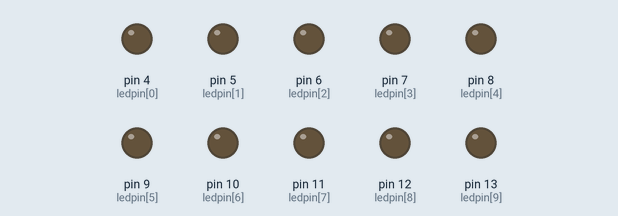
This sketch was run on a simulated Arduino Uno, built with avr-gcc and run on an emulated ATmega328P. On the bench: output pins drawn as LEDs (lit = HIGH).

Above: at 0.03 s.
At 0.42 s:
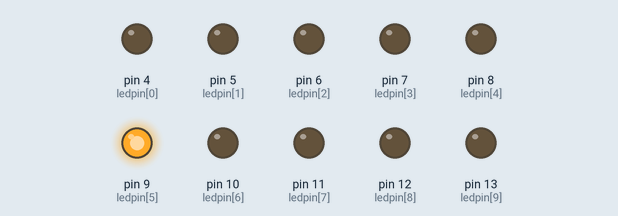
At 0.75 s:
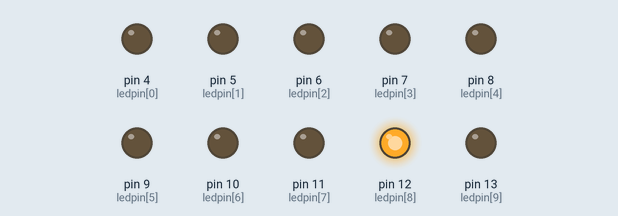
At 1.48 s:
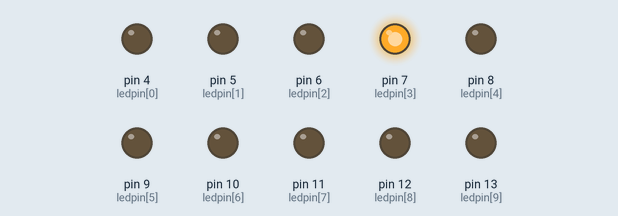
At 2.21 s:
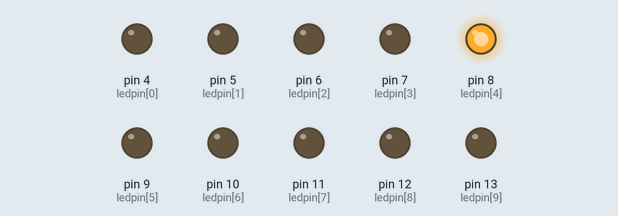
At 2.93 s:
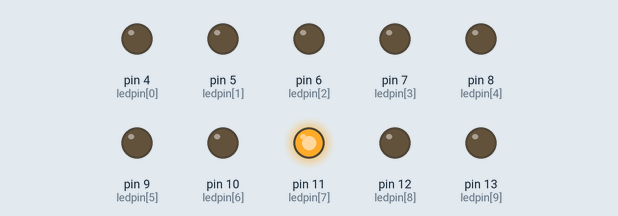
Timing chart, 0 to 3.2 s (numbered marks = the images above):
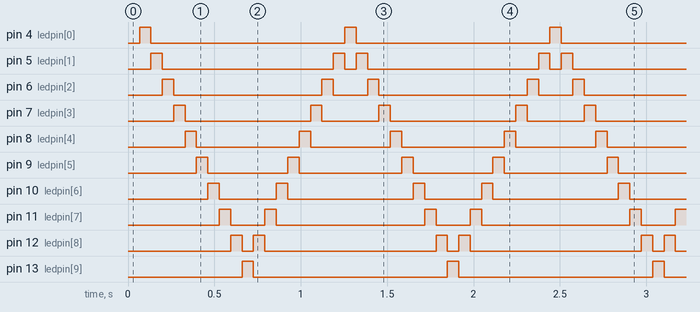

The sketch:

LED_Chase_Effect.ino
```cpp
// Project 5 LED Chases Effect

byte ledpin[]={4,5,6,7,8,9,10,11,12,13}; //Create array for LED pins
int leddelay=65;
int direction=1;
int currentled=0;
unsigned long changetime;

void setup() {
  for (int x=0; x<10; x++){
    pinMode(ledpin[x],OUTPUT);
  }
  changetime=millis();
}

void loop() {
  if(millis()-changetime >leddelay){
    changeled();
    changetime=millis();
  }
}

void changeled(){
  for(int x=0; x<10; x++){    //Tunr off all the LED's
    digitalWrite(ledpin[x], LOW);
  }
  digitalWrite(ledpin[currentled], HIGH);   //Turn on the current LED
  currentled += direction;          // increment by the direction value

  //change direction if we reach the end
  if(currentled == 9){direction = -1;}
  if(currentled == 0) {direction =1;}
}
```

Measured:
- by itself, pin 4 (ledpin[0]), pin 13 (ledpin[9]): alternates HIGH for 0.07 s and LOW for 1.1 s
- by itself, pin 5 (ledpin[1]): repeats every 1.2 s: LOW 0.99 s, HIGH 0.07 s, LOW 0.07 s, HIGH 0.07 s
- by itself, pin 6 (ledpin[2]): repeats every 1.2 s: LOW 0.86 s, HIGH 0.07 s, LOW 0.20 s, HIGH 0.07 s
- by itself, pin 7 (ledpin[3]): repeats every 1.2 s: LOW 0.73 s, HIGH 0.07 s, LOW 0.33 s, HIGH 0.07 s
- by itself, pin 8 (ledpin[4]): repeats every 1.2 s: LOW 0.59 s, HIGH 0.07 s, LOW 0.46 s, HIGH 0.07 s
- by itself, pin 9 (ledpin[5]): repeats every 1.2 s: LOW 0.46 s, HIGH 0.07 s, LOW 0.59 s, HIGH 0.07 s
- by itself, pin 10 (ledpin[6]): repeats every 1.2 s: LOW 0.33 s, HIGH 0.07 s, LOW 0.73 s, HIGH 0.07 s
- by itself, pin 11 (ledpin[7]): repeats every 1.2 s: LOW 0.20 s, HIGH 0.07 s, LOW 0.86 s, HIGH 0.07 s
